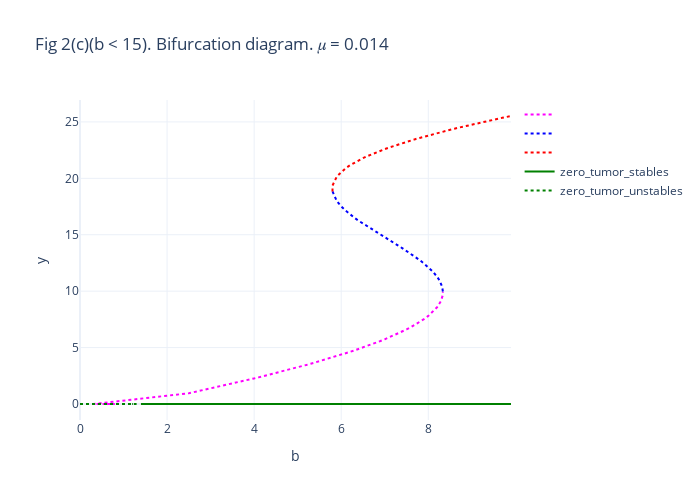

Here is the notebook cell this chart was saved with:
### Code cell
fig = go.Figure()

fig.add_trace(go.Scatter(x=pink.b, y=pink.y, mode='lines', name="",
              line={"color": "magenta"} | get_line_mode(stable=False)))

fig.add_trace(go.Scatter(x=blue.b, y=blue.y, mode='lines', name="",
              line={"color": "blue"} | get_line_mode(stable=False)))

fig.add_trace(go.Scatter(x=red.b, y=red.y, mode='lines', name="",
              line={"color": "red"} | get_line_mode(stable=False)))

fig.add_trace(go.Scatter(x=zero_tumor_stables.b, y=zero_tumor_stables.y, mode='lines', name="zero_tumor_stables",
                         line={"color": "green"} | get_line_mode(stable=True)))
fig.add_trace(go.Scatter(x=zero_tumor_unstables.b, y=zero_tumor_unstables.y, mode='lines', name="zero_tumor_unstables",
                         line={"color": "green"} | get_line_mode(stable=False)))

fig.update_layout(title="Fig 2(c)(b < 15). Bifurcation diagram. 𝜇 = 0.014")
fig.update_layout(xaxis={"title": "b"}, yaxis={"title": "y"}, template="plotly_white", autosize=False,
                  width=700,
                  height=500)

### Figure 1 — Plotly figure (JSON) as saved in the notebook; plotly's stock layout.template omitted (floating-point values rounded to 4 significant figures; data arrays with more than 128 entries replaced by an {"elided": "..."} marker saying what was removed)
{"data": [{"line": {"color": "magenta", "dash": "dot"}, "mode": "lines", "name": "", "type": "scatter", "x": {"elided": "140 float values"}, "y": {"elided": "140 float values"}}, {"line": {"color": "blue", "dash": "dot"}, "mode": "lines", "name": "", "type": "scatter", "x": [8.335, 8.335, 8.335, 8.335, 8.335, 8.334, 8.334, 8.334, 8.332, 8.33, 8.328, 8.326, 8.324, 8.322, 8.32, 8.318, 8.316, 8.314, 8.312, 8.31, 8.308, 8.306, 8.304, 8.302, 8.3, 8.3, 8.298, 8.296, 8.294, 8.292, 8.29, 8.288, 8.286, 8.284, 8.282, 8.28, 8.278, 8.276, 8.274, 8.272, 8.27, 8.268, 8.266, 8.264, 8.262, 8.26, 8.258, 8.256, 8.254, 8.252, 8.25, 8.248, 8.246, 8.244, 8.242, 8.24, 8.238, 8.236, 8.234, 8.232, 8.23, 8.228, 8.226, 8.224, 8.222, 8.22, 8.218, 8.216, 8.214, 8.212, 8.21, 8.208, 8.206, 8.204, 8.202, 8.2, 8.2, 8.1, 8, 7.9, 7.8, 7.7, 7.6, 7.5, 7.4, 7.3, 7.2, 7.1, 7, 6.9, 6.8, 6.7, 6.6, 6.5, 6.4, 6.3, 6.2, 6.1, 6, 5.9, 5.8, 5.8], "y": [9.971, 9.989, 10.0, 10.02, 10.03, 10.04, 10.05, 10.06, 10.13, 10.18, 10.23, 10.27, 10.3, 10.34, 10.37, 10.4, 10.42, 10.45, 10.47, 10.5, 10.52, 10.54, 10.56, 10.59, 10.61, 10.61, 10.63, 10.64, 10.66, 10.68, 10.7, 10.72, 10.73, 10.75, 10.77, 10.78, 10.8, 10.81, 10.83, 10.85, 10.86, 10.88, 10.89, 10.9, 10.92, 10.93, 10.95, 10.96, 10.97, 10.99, 11.0, 11.01, 11.03, 11.04, 11.05, 11.06, 11.08, 11.09, 11.1, 11.11, 11.12, 11.14, 11.15, 11.16, 11.17, 11.18, 11.19, 11.2, 11.21, 11.23, 11.24, 11.25, 11.26, 11.27, 11.28, 11.29, 11.29, 11.75, 12.13, 12.46, 12.76, 13.04, 13.31, 13.57, 13.82, 14.06, 14.3, 14.53, 14.77, 15.0, 15.24, 15.48, 15.73, 15.98, 16.24, 16.52, 16.82, 17.14, 17.51, 17.98, 18.84, 18.84]}, {"line": {"color": "red", "dash": "dot"}, "mode": "lines", "name": "", "type": "scatter", "x": {"elided": "154 float values"}, "y": {"elided": "154 float values"}}, {"line": {"color": "green"}, "mode": "lines", "name": "zero_tumor_stables", "type": "scatter", "x": {"elided": "195 float values"}, "y": {"elided": "195 int values"}}, {"line": {"color": "green", "dash": "dot"}, "mode": "lines", "name": "zero_tumor_unstables", "type": "scatter", "x": [0, 0.1, 0.2, 1.3, 1.1, 1, 0.9, 0.7, 0.6, 0.5, 0.3, 0.4, 0.8, 1.2], "y": [0, 0, 0, 0, 0, 0, 0, 0, 0, 0, 0, 0, 0, 0]}], "layout": {"autosize": false, "height": 500, "title": {"text": "Fig 2(c)(b < 15). Bifurcation diagram. 𝜇 = 0.014"}, "width": 700, "xaxis": {"autorange": true, "range": [0, 9.9], "title": {"text": "b"}, "type": "linear"}, "yaxis": {"autorange": true, "range": [-1.418, 26.94], "title": {"text": "y"}, "type": "linear"}}}
